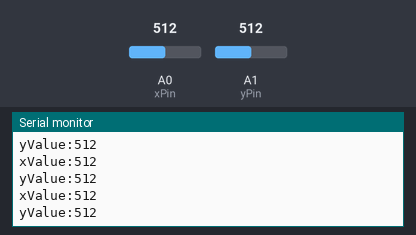
Simulated run of this sketch. Board: Arduino Uno, built with avr-gcc and run on an emulated ATmega328P. Parts: the last lines printed to the serial monitor. The inputs (shaded band) are chosen by the test bench; at power-on: A0 (xPin) = 512, A1 (yPin) = 512. No radio packets arrive unless stated.

Above: at 1.2 s.
1.3 s: A0 (xPin) set to 984
At 1.48 s:
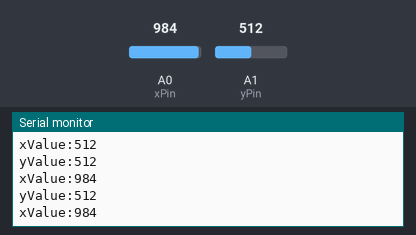
4.3 s: A0 (xPin) set to 1014
At 4.3 s:
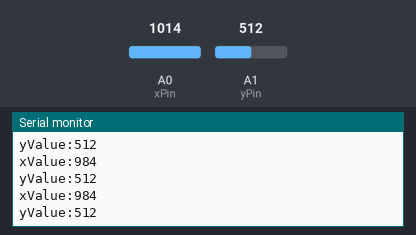
7.3 s: A1 (yPin) set to 982
At 7.3 s:
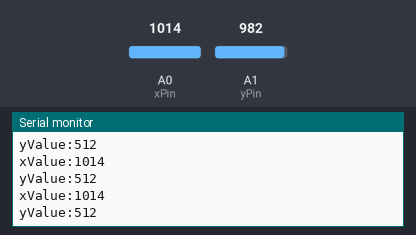
8.8 s: A1 (yPin) set to 1009
At 8.83 s:
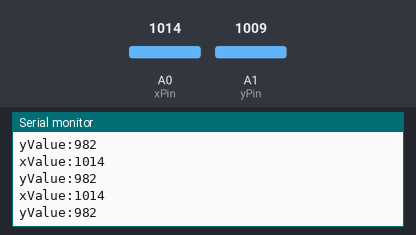
Timing chart, 0 to 11.8 s (numbered marks = the images above; inputs shaded):
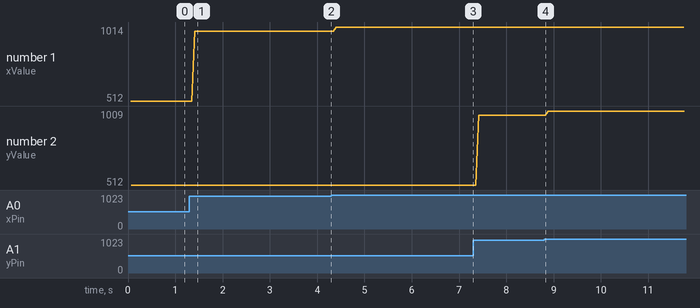

The sketch:

RF_Robotic_car_transmitter.ino
```cpp
#include <RH_ASK.h>
#include <SPI.h> // Not actually used but needed to compile

RH_ASK driver;
const int xPin = A0; // Joystick X-axis
const int yPin = A1; // Joystick Y-axis

void setup() {
 Serial.begin(9600);
  if (!driver.init())
         Serial.println("init failed");
}

void loop() {
  int xval = analogRead(xPin);
  int yval= analogRead(yPin);
  const char *msg;

 if(xval<=261&&xval>=0)
  {msg = "a";//send a to the receiver
  }
  else if(xval<=1023&&xval>=782)
  {
   msg = "b";
  }
  else if(yval<=261&&yval>=0)
  {
   msg = "c";
  }
  else if(yval<=1023&&yval>=782)
  {
 msg = "d";
  }
  else
  {
msg = "e";
  }
 driver.send((uint8_t *)msg, strlen(msg));
   driver.waitPacketSent();

  Serial.print("xValue:");
  Serial.println(xval);
  Serial.print("yValue:");
  Serial.println(yval);
//  Serial.println("a");
//  Serial.println("b");
//  Serial.println("c");
//  Serial.println("d");
//  Serial.println("e");


}
```

Measured:
- the behaviour switches between 999 and 1000 on A0 (xPin) (found by bisection; images 1 and 2)
- after the input at 1.3 s, the serial monitor: prints a new line after 0.11 s (image 1)
- plotted number 1: 512 → 984 after the input at 1.3 s, 984 → 1014 after the input at 4.3 s
- plotted number 2: 512 → 982 after the input at 7.3 s, 982 → 1009 after the input at 8.8 s
